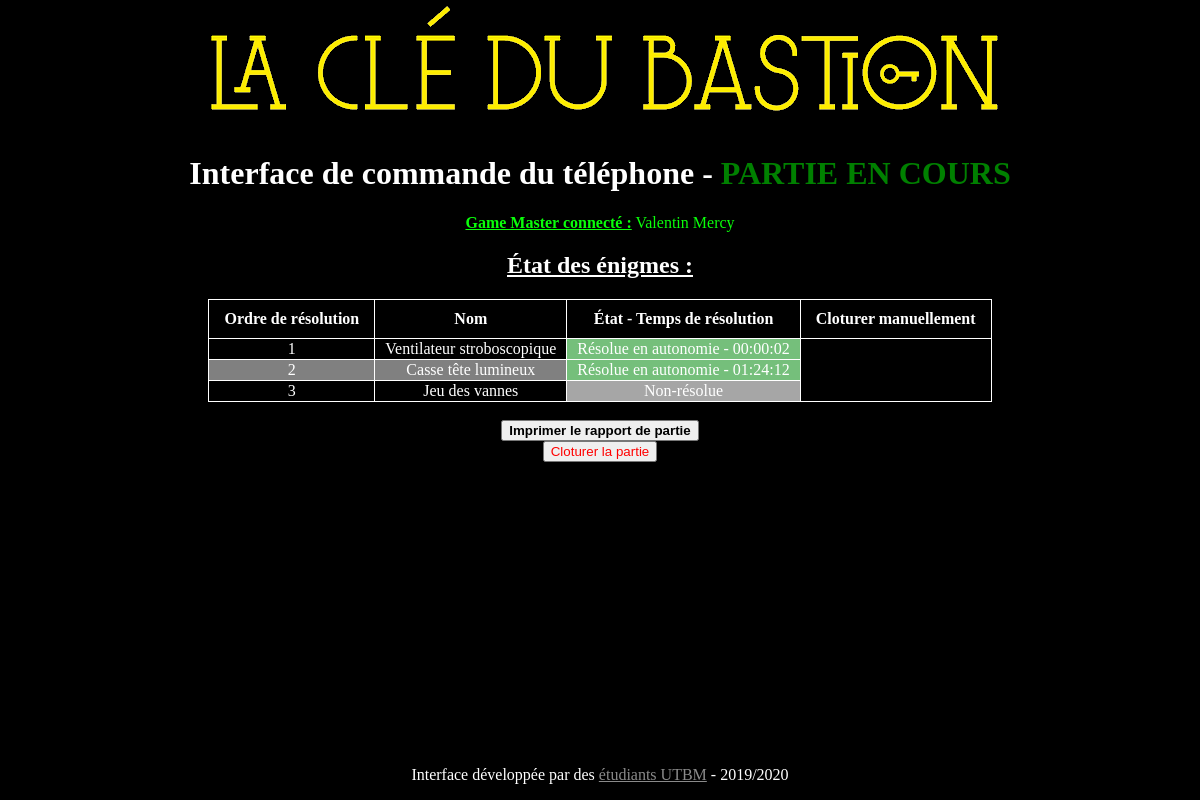
The page /interface_gamemaster/interface_partie.php (signed in) on the database its author committed.
### tables this page shows
CREATE TABLE IF NOT EXISTS `details_parties` (
  `ID` int(11) NOT NULL AUTO_INCREMENT,
  `ID_partie` int(11) NOT NULL,
  `ID_enigme` int(11) NOT NULL,
  `etat` int(11) NOT NULL,
  `duree_resolution` time DEFAULT NULL,
  PRIMARY KEY (`ID`)
);

CREATE TABLE IF NOT EXISTS `enigmes` (
  `ID` int(11) NOT NULL AUTO_INCREMENT,
  `nom` varchar(255) NOT NULL,
  `ordre_apparition` int(11) NOT NULL,
  `type_signal_fin` tinyint(1) DEFAULT NULL,
  `indice_texte` varchar(1000) DEFAULT NULL,
  `indice_son` int(11) DEFAULT NULL,
  `solution_texte` varchar(1000) DEFAULT NULL,
  `solution_son` int(11) DEFAULT NULL,
  `message_fin_texte` varchar(1000) DEFAULT NULL,
  `message_fin_son` int(11) DEFAULT NULL,
  `numero_tel` int(11) NOT NULL,
  `topic_MQTT` varchar(255) DEFAULT NULL,
  PRIMARY KEY (`ID`)
);

### interface_gamemaster/interface_partie.php (the view, shortened to what this page needs)
<!DOCTYPE html>
<html>
<head>
	<link rel="stylesheet" type="text/css" href="style.css">
</head>
<body>
	<?php
		include 'header.php';
	?>
	<h1>Interface de commande du téléphone - <font color="green">PARTIE EN COURS</font></h1>
	<p class="temoin_connexion"><u><b>Game Master connecté :</b></u>
		<?php
			echo " ".$_SESSION['connected_gm_prenom'] . " " . $_SESSION['connected_gm_nom'];
		?>
	</p>
	<h2><b><u>État des énigmes :</u></b></h2>
	<table>
		<thead>
			<tr>
				<th>Ordre de résolution</th>
				<th>Nom</th>
				<th>État - Temps de résolution</th>
				<th>Cloturer manuellement</th>
			</tr>
		</thead>
		<tbody>
			<?php
				include("connexion_bdd.php");
				$req_details = $bdd->prepare('SELECT enigmes.ID AS ID, enigmes.ordre_apparition AS ordre, enigmes.nom AS nom_enigme, enigmes.type_signal_fin AS type_signal,  details_parties.etat AS state, details_parties.duree_resolution AS duree FROM details_parties INNER JOIN enigmes ON (details_parties.ID_enigme = enigmes.ID) WHERE details_parties.ID_partie = ? ORDER BY enigmes.ordre_apparition');
				$req_details->execute(array($_SESSION['partie_ouverte']));
				while($ligne=$req_details->fetch()){
			?>
						<tr>
							<td><?php echo $ligne['ordre']; ?></td>
							<td><?php echo $ligne['nom_enigme']; ?></td>
							<?php echo "<td class=\"_". $ligne['state'] ."\">";
							$correspondance_etats=array("Non-résolue","Indice 1 délivré","Indice 2 délivré", "Résolue avec 1 indice", "Résolue avec 2 indices", "Résolue en autonomie");
							if($ligne['state']<3){
								echo $correspondance_etats[$ligne['state']];
							}else{
								echo $correspondance_etats[$ligne['state']]." - ". $ligne['duree'];
							}
							?>
							</td>
						</tr>
			<?php
				}
			?>
		</tbody>
	</table>
	<br>
		<button onclick="window.print();return false;"><b>Imprimer le rapport de partie</b></button>
	<br>
	<form action="cloture_partie.php">
		<button type="submit"><font color="red">Cloturer la partie</font></button>
	</form>
	<?php
		include 'footer.php';
	?>
</body>
</html>

### interface_gamemaster/style.css (style rules this page uses)
* { -moz-box-sizing: border-box; box-sizing: border-box; }
html { background-color: black; }
body { color: white; min-height: 100%; margin: 0; padding: 0; padding-bottom: 0; text-align: center; }
.temoin_connexion { color: #0AFF0A; }
table, th, td { margin-left: auto; margin-right: auto; text-align: center; border: 1px solid white; border-collapse: collapse; }
th { padding: 10px; padding-left: 15px; padding-right: 15px; }
td { padding-left: 10px; padding-right: 10px; }
td._0 { background-color: #A6A6A6; }
td._5 { background-color: #75BF7B; }
tr:nth-child(even) { background-color: grey; }

### rows shown on the page
details_parties: ID_enigme.ordre_apparition "1", ID_enigme.nom "Ventilateur stroboscopique", etat "Résolue en autonomie", duree_resolution "00:00:02"
details_parties: ID_enigme.ordre_apparition "2", ID_enigme.nom "Casse tête lumineux", etat "Résolue en autonomie", duree_resolution "01:24:12"
details_parties: ID_enigme.ordre_apparition "3", ID_enigme.nom "Jeu des vannes", etat "Non-résolue"

### other values the page prints
$_SESSION['connected_gm_prenom'] "Valentin"
$_SESSION['connected_gm_nom'] "Mercy"
